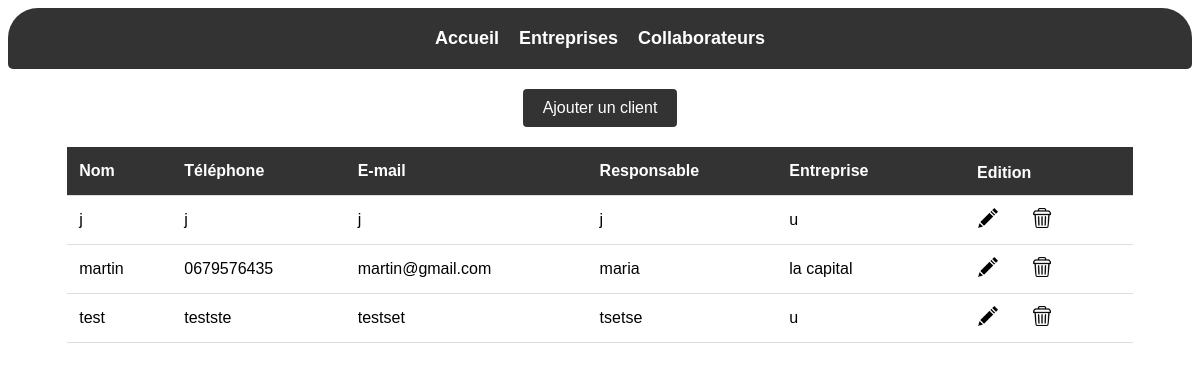
The app's page /clients/view_clients.php with its own data.
### tables this page shows
CREATE TABLE `clients` (
  `id_client` int(11) NOT NULL,
  `nom` text NOT NULL,
  `telephone` varchar(20) NOT NULL,
  `mail` varchar(50) NOT NULL,
  `responsable` varchar(20) NOT NULL,
  `id_entreprise` int(11) NOT NULL
);

CREATE TABLE `entreprises` (
  `id_entreprise` int(11) NOT NULL,
  `nom` varchar(20) NOT NULL,
  `telephone` varchar(20) NOT NULL,
  `adresse` varchar(50) NOT NULL,
  `mail` varchar(50) NOT NULL,
  `responsable` varchar(20) NOT NULL
);

### config/commandes.php (called while the page is built, shortened)
<?php
function afficherClients()
{
    if (require("connexion.php")) {
        $req = $access->prepare("SELECT c.id_client, c.nom, c.telephone, c.mail, c.responsable, e.nom as e_nom FROM clients c, entreprises e where c.id_entreprise = e.id_entreprise ORDER BY c.nom");
        $req->execute();
        $data = $req->fetchAll(PDO::FETCH_OBJ);
        return $data;
    }
}

### clients/view_clients.php (the view, shortened to what this page needs)
<?php
require("../config/commandes.php");
$clients = afficherClients();
?>
<!DOCTYPE html>
<html lang="fr">
<head>
    <link rel="stylesheet" type="text/css" href="../style.css" />
</head>
<body>
    <header>
        <nav>
            <ul class="navbar_l">
                <li class="navbar_e"><a class="navbar_a" href="../index.php">Accueil</a></li>
                <li class="navbar_e"><a class="navbar_a" href="../entreprises/view_entreprises.php">Entreprises</a></li>
                <li class="navbar_e"><a class="navbar_a" href="../collaborateurs/view_collaborateurs.php">Collaborateurs</a></li>
            </ul>
        </nav>
    </header>
    <button class="btn-back" onclick="location.href='add_client.php'">Ajouter un client</button>
    <div class="tableauclients">
        <table id="table">
            <thead>
                <tr>
                    <th onclick="sortTable(0)">Nom</th>
                    <th onclick="sortTable(1)">Téléphone</th>
                    <th onclick="sortTable(2)">E-mail</th>
                    <th onclick="sortTable(3)">Responsable</th>
                    <th onclick="sortTable(4)">Entreprise</th>
                    <th>ㅤㅤEdition</th>
                </tr>
            </thead>
            <tbody>
                <?php foreach ($clients as $client) : ?>
                    <tr>
                        <td><?= $client->nom ?></td>
                        <td><?= $client->telephone ?></td>
                        <td><?= $client->mail ?></td>
                        <td><?= $client->responsable ?></td>
                        <td><?= $client->e_nom ?></td>
                        <td>
                            <button class="btn-modifier">
                                <a href="edit_client.php?id_client=<?= $client->id_client ?>">
                                    <img src="../annexe/logo_edit.png" alt="Modifier" />
                                </a>
                            </button>
                            <button class="btn-supprimer">
                                <a href="../config/commandes.php?action=supprimerclient&id_client=<?= $client->id_client ?>&from_view=true">
                                    <img src="../annexe/logo_suppr.png" alt="Supprimer" />
                                </a>
                            </button>
                        </td>
                    </tr>
                <?php endforeach; ?>
            </tbody>
        </table>
    </div>
</body>
</html>

### style.css (style rules this page uses)
body { font-family: Arial, sans-serif; }
nav { display: flex; align-items: center; justify-content: center; background-color: #333; color: #fff; padding: 20px 0; border-top-left-radius: 30px; border-top-right-radius: 30px; border-bottom-left-radius: 5px; border-bottom-right-radius: 5px; }
.navbar_l { display: flex; list-style-type: none; margin: 0; padding: 0; }
.navbar_e { margin: 0 10px; }
.navbar_a { color: #fff; text-decoration: none; font-size: 18px; font-weight: bold; transition: all 0.2s; }
table { border-collapse: collapse; width: 90%; }
th, td { text-align: left; padding: 12px; border-bottom: 1px solid #ddd; }
th { background-color: #333; color: white; }
.tableauclients { display: flex; justify-content: center; }
.btn-back { display: block; margin: 20px auto; padding: 10px 20px; background-color: #333; color: #fff; border: none; border-radius: 4px; font-size: 16px; cursor: pointer; }
.btn-modifier, .btn-supprimer { background-color: transparent; border: none; padding: 0; margin: 0; }
.btn-modifier img, .btn-supprimer img { width: 20px; height: 20px; margin-left: 30px; }
#table { border-radius: 20px; }

### records on screen
clients: nom "j", telephone "j", mail "j", responsable "j", id_entreprise.nom "u"
clients: nom "martin", telephone "0679576435", mail "martin@gmail.com", responsable "maria", id_entreprise.nom "la capital"
clients: nom "test", telephone "testste", mail "testset", responsable "tsetse", id_entreprise.nom "u"
